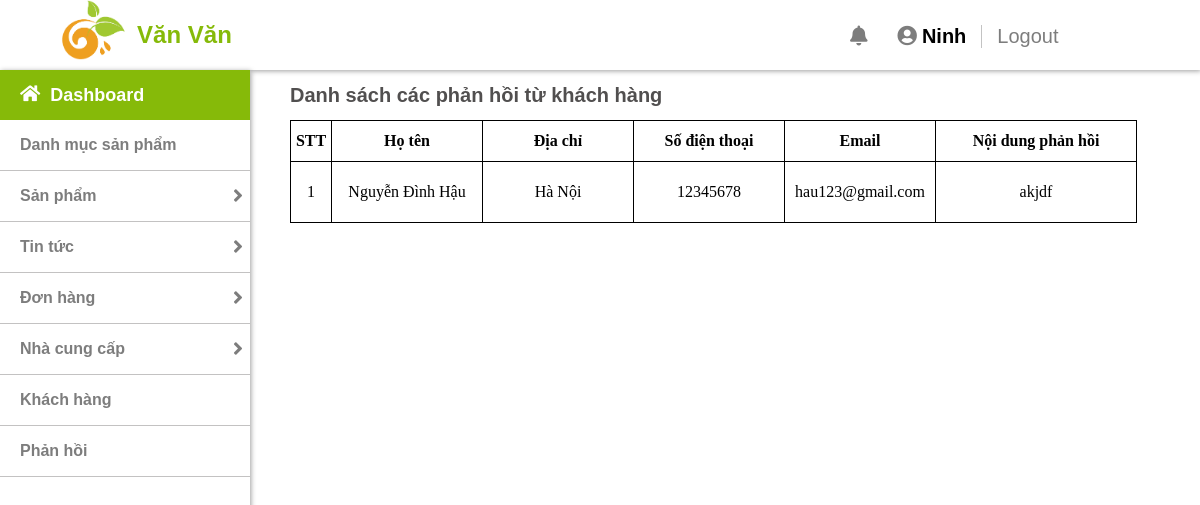
The page /admin/feedback.php (signed in) on the database its author committed.
### tables this page shows
CREATE TABLE `feedback` (
  `fb_id` int(11) NOT NULL,
  `name` varchar(50) NOT NULL,
  `address` varchar(255) NOT NULL,
  `phone` varchar(10) NOT NULL,
  `email` varchar(255) NOT NULL,
  `content` varchar(255) NOT NULL
);

### lib/database.php (called while the page is built, shortened)
<?php
    class Database{
        public $host = DB_HOST;
        public $user = DB_USER;
        public $pass = DB_PASS;
        public $dbname = DB_NAME;
        public $link;
        private function connectDB(){
            $this->link =  new mysqli($this->host, $this->user, $this->pass, $this->dbname);
        }
        public function select($query){
            $result = $this->link->query($query) or die($this->link->error.__LINE__);
            if($result->num_rows > 0){
                return $result;
            }
            else {
                return false;
            }
        }
    }

### classes/feedback.php (called while the page is built, shortened)
<?php
    $filepath = realpath(dirname(__FILE__));
    include_once ($filepath.'/../lib/database.php');
?>
<?php
    class feedback{
        private $db;
        public function __construct()
        {
            $this->db = new Database();
        }
        public function show_feedback(){
            $query = "SELECT *FROM feedback";
            $result = $this->db->select($query);
            return $result;
        }
    }
?>

### admin/feedback.php (the view)
<?php
    include "include/header.php";
    include "include/sidebar.php";
    include "../classes/feedback.php";
?>
<?php
    $feedback = new feedback();
?>
<div class="content">
    <p class="content-title">Danh sách các phản hồi từ khách hàng</p>
    <table>
        <tr>
            <th id="stt">STT</th>
            <th>Họ tên</th>
            <th>Địa chỉ</th>
            <th>Số điện thoại</th>
            <th>Email</th>
            <th style="width: 200px">Nội dung phản hồi</th>
        </tr>
        <?php
            $fb_list = $feedback->show_feedback();
            if($fb_list){
                $i = 0;
                while($result = $fb_list->fetch_assoc()){
                    $i ++;
        ?>
        <tr>
            <td  id="stt"><?php echo $i; ?></td>
            <td ><?php  echo $result['name'] ?></td>
            <td ><?php  echo $result['address'] ?></td>
            <td ><?php  echo $result['phone'] ?></td>
            <td ><?php  echo $result['email'] ?></td>
            <td style="width: 200px" ><?php  echo $result['content'] ?></td>
        </tr>
        <?php
                }
            }
        ?>
    </table>
</div>

### admin/css/style.css (style rules this page uses)
* { margin: 0; padding: 0; }
h1, h2, h3, p, a { font-family: "Roboto Slab", sans-serif; }
.content { float: right; width: calc(100% - 290px); padding-bottom: 100px; }
.content-title { color: rgba(51, 48, 48, 0.85); font-size: 20px; font-weight: bold; line-height: 50px; }
th { height: 40px; }
td, th { border: 1px solid; width: 150px; }
td { height: 40px; }
table { border-collapse: collapse; }
#stt { width: 40px; }
td { padding-top: 10px; padding-bottom: 10px; text-align: center; }

### rows shown on the page
feedback: name "Nguyễn Đình Hậu", address "Hà Nội", phone "12345678", email "hau123@gmail.com", content "akjdf"

### other values the page prints
$admin_name "Ninh"
